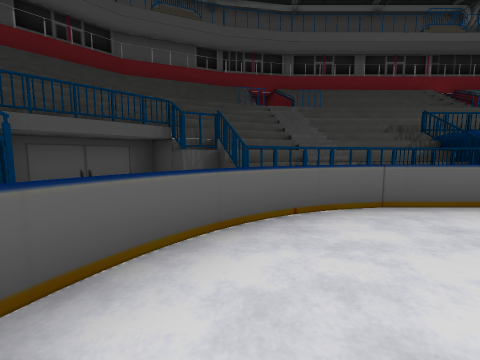
View 1 (above)

21 first-person views from a walk through a scene from a Unity 3-D project. The camera is 1.5 m above the floor, tilts 6° down and sees 90° across. The floor is counted in squares, 2 m on a side. Each view is taken from the middle of a square. On the plan, view 1 faces up. The plan holds only what a view shows up to about 9 squares ahead; the rest is blank. The place goes on beyond the plan. The player is left out. Some surface patterns are stand-ins.

View 2
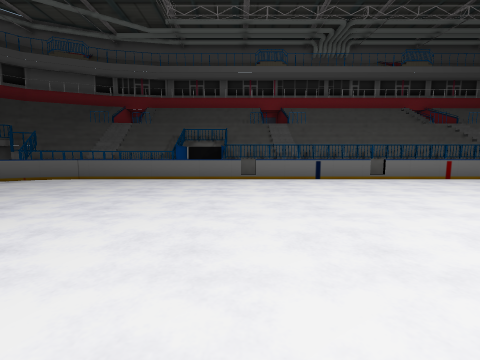

View 3
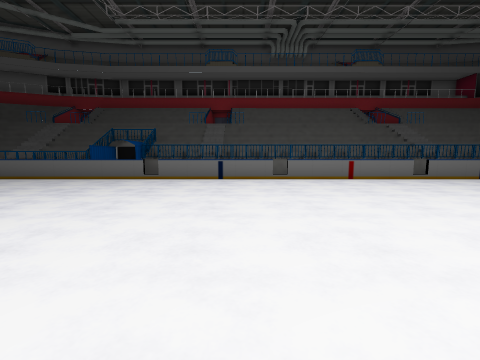

View 4
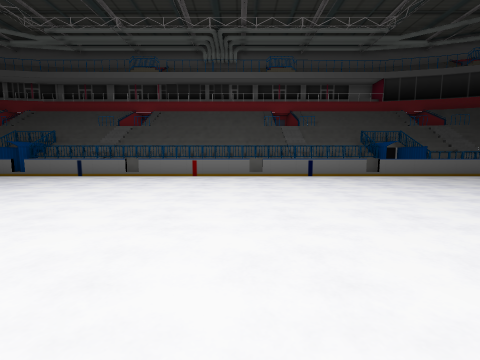

View 5
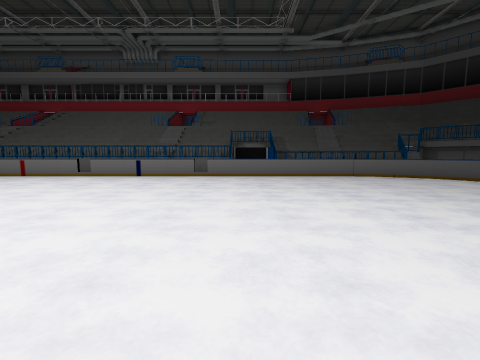

View 6
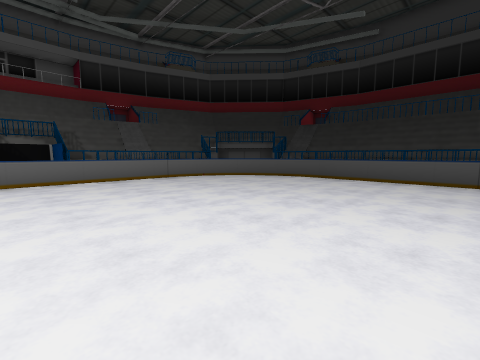

View 7
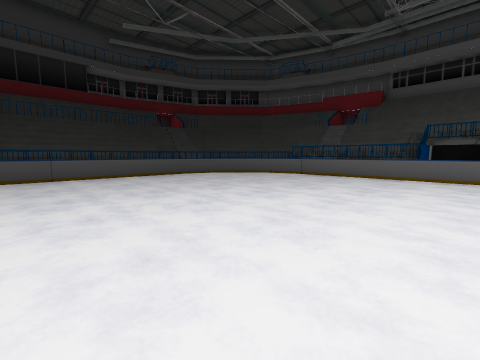

View 8
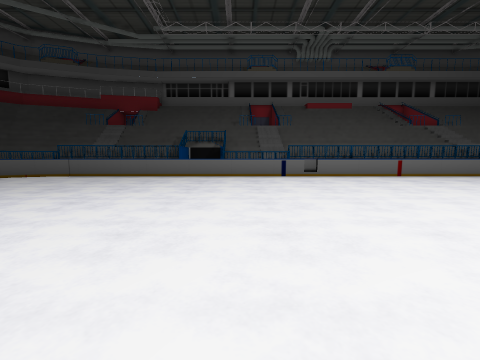

View 9
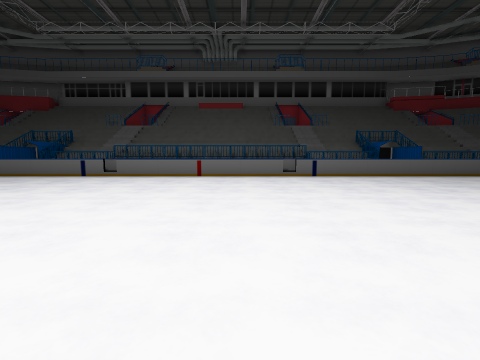

View 10
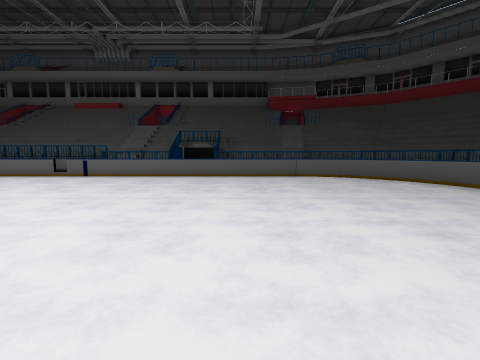

View 11
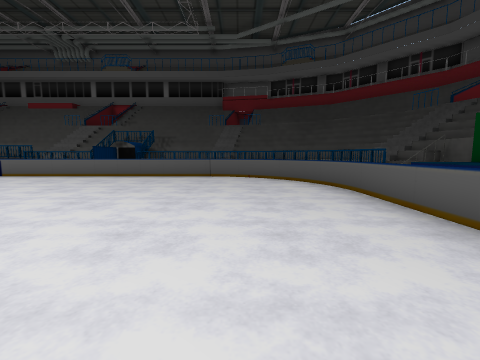

View 12
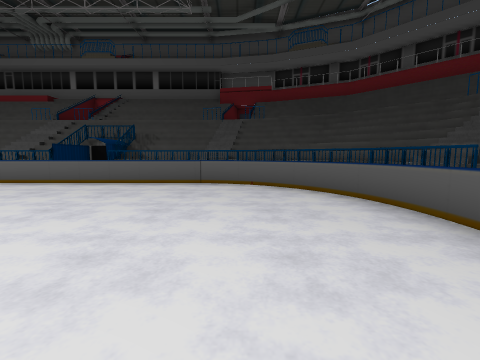

View 13
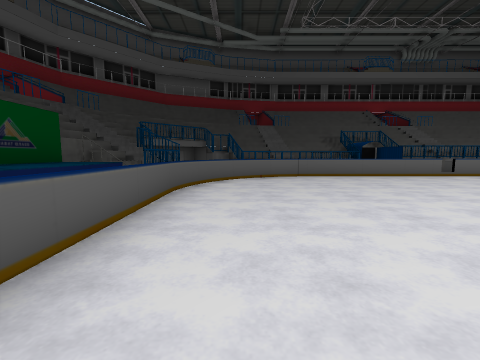

View 14
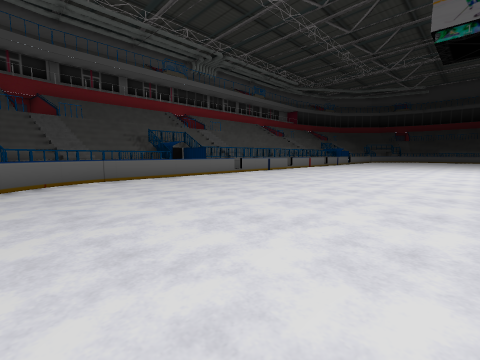

View 15
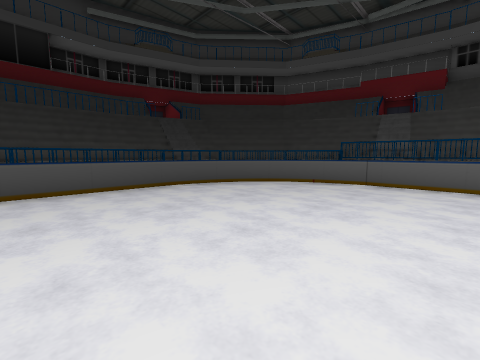

View 16
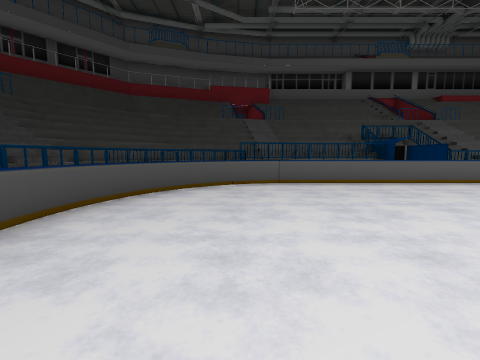

View 17
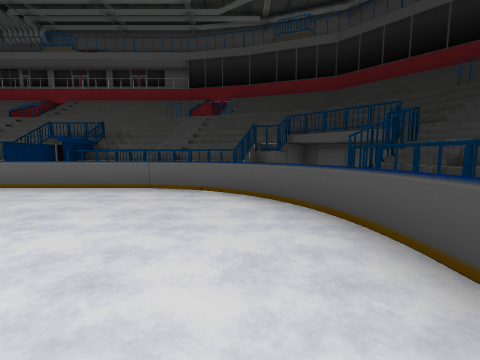

View 18
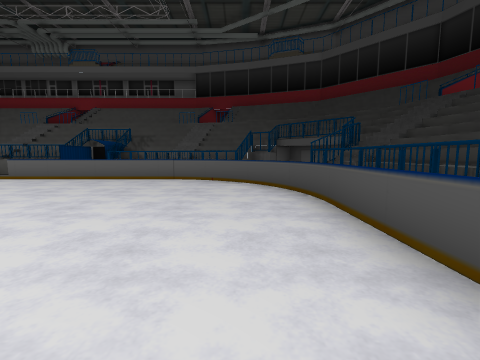

View 19
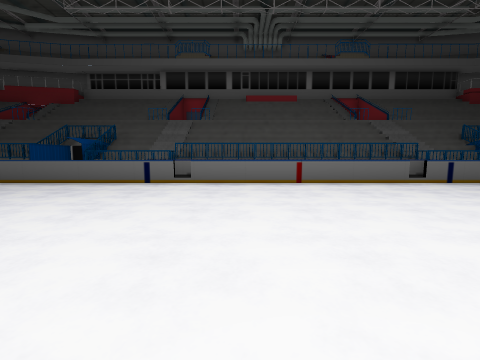

View 20
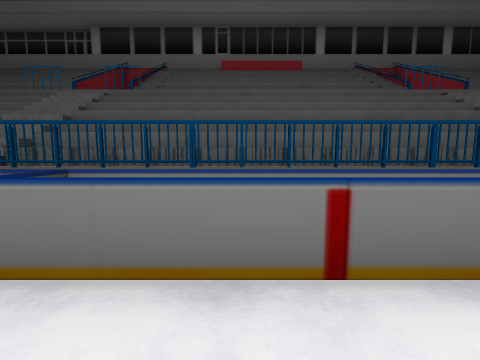

View 21
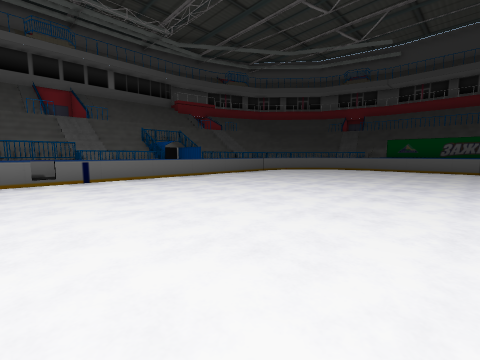

### Floor plan
Key: @ floor where view 1 was taken; # wall or solid block; . floor; = window, fence, low wall or low ledge; ^ raised ledge; O other object.
Columns run from 3 left of view 1 to 30 right of it. Each row starts with its distance up from view 1.
  5   ##^^^^OOOOOOO####OOOOOOO^^^###
  4    #OOOOOO     ####     OOOOOO#
  3    #======#===#====#===#======#  #
  2 #^##..........................##^#
  1 ^O=............................=O#
  0 =#=@............................O#
 -1 ^#=.............................O#
 -2 ^ =.............................O#
 -3  #=.............................O#
 -4  #=.............................O#
 -5  #=................ ............O#
 -6   =.............................O#
 -7 ^#=.............................O#
 -8 ^#=.............................O#
 -9 ^O=............................=O#
-10 #^O............................O^#
-11  #^#=========#==..==#=========#^#
-12   #^OOOOOO#OO= #==#=OO#OO   OO^#
-13    ####^OO#^OOO####OO^^OOOOO###
-14           ######  ###  ##

Positions as (right, up) in squares from view 1, and headings:
1: (0, 0), facing up
2: (7, -4), facing up
3: (10, -4), facing up
4: (15, -5), facing up
5: (21, -5), facing up
6: (21, -4), facing up-right
7: (20, -3), facing down-right
8: (19, -3), facing down
9: (12, -3), facing down
10: (4, -3), facing down
11: (1, -3), facing down
12: (1, -5), facing down
13: (0, -5), facing up
14: (0, -4), facing up-right
15: (23, -5), facing down-right
16: (26, -5), facing down
17: (27, -2), facing up
18: (27, -4), facing up
19: (15, -5), facing down
20: (14, -10), facing down
21: (11, -4), facing down-left
